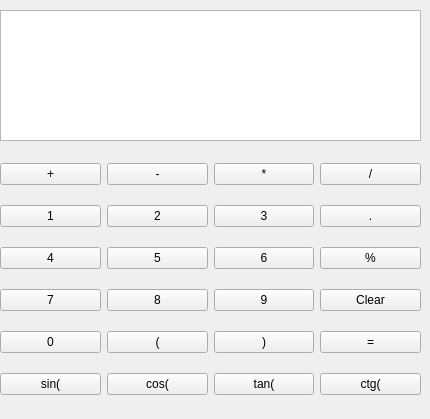
   <widget class="QWidget" name="tab">
    <attribute name="title">
     <string>Калькулятор</string>
    </attribute>
    <widget class="QTextBrowser" name="CalculatorDisplay">
     <property name="geometry">
      <rect>
       <x>0</x>
       <y>10</y>
       <width>421</width>
       <height>131</height>
      </rect>
     </property>
    </widget>
    <widget class="QWidget" name="gridLayoutWidget">
     <property name="geometry">
      <rect>
       <x>0</x>
       <y>149</y>
       <width>421</width>
       <height>261</height>
      </rect>
     </property>
     <layout class="QGridLayout" name="gridLayout_2">
      <item row="2" column="1">
       <widget class="QPushButton" name="pushButton2">
        <property name="text">
         <string>2</string>
        </property>
       </widget>
      </item>
      <item row="6" column="0">
       <widget class="QPushButton" name="pushButton0">
        <property name="text">
         <string>0</string>
        </property>
       </widget>
      </item>
      <item row="6" column="1">
       <widget class="QPushButton" name="pushButton_leftbrackets">
        <property name="text">
         <string>(</string>
        </property>
       </widget>
      </item>
      <item row="4" column="1">
       <widget class="QPushButton" name="pushButton8">
        <property name="text">
         <string>8</string>
        </property>
       </widget>
      </item>
      <item row="4" column="3">
       <widget class="QPushButton" name="pushButton_Clear">
        <property name="text">
         <string>Clear</string>
        </property>
       </widget>
      </item>
      <item row="3" column="0">
       <widget class="QPushButton" name="pushButton4">
        <property name="text">
         <string>4</string>
        </property>
       </widget>
      </item>
      <item row="4" column="2">
       <widget class="QPushButton" name="pushButton9">
        <property name="text">
         <string>9</string>
        </property>
       </widget>
      </item>
      <item row="3" column="1">
       <widget class="QPushButton" name="pushButton5">
        <property name="text">
         <string>5</string>
        </property>
       </widget>
      </item>
      <item row="7" column="1">
       <widget class="QPushButton" name="pushButton_cos">
        <property name="text">
         <string>cos(</string>
        </property>
       </widget>
      </item>
      <item row="2" column="3">
       <widget class="QPushButton" name="pushButton_dot">
        <property name="text">
         <string>.</string>
        </property>
       </widget>
      </item>
      <item row="2" column="0">
       <widget class="QPushButton" name="pushButton1">
        <property name="text">
         <string>1</string>
        </property>
       </widget>
      </item>
      <item row="0" column="0">
       <widget class="QPushButton" name="pushButton_Add">
        <property name="text">
         <string>+</string>
        </property>
       </widget>
      </item>
      <item row="0" column="2">
       <widget class="QPushButton" name="pushButton_Multiply">
        <property name="text">
         <string>*</string>
        </property>
       </widget>
      </item>
      <item row="0" column="3">
       <widget class="QPushButton" name="pushButton_div">
        <property name="text">
         <string>/</string>
        </property>
       </widget>
      </item>
      <item row="6" column="2">
       <widget class="QPushButton" name="pushButton_rightbrackets">
        <property name="text">
         <string>)</string>
        </property>
       </widget>
      </item>
      <item row="3" column="3">
       <widget class="QPushButton" name="pushButton_mod">
        <property name="text">
         <string>%</string>
        </property>
       </widget>
      </item>
      <item row="7" column="0">
       <widget class="QPushButton" name="pushButton_sin">
        <property name="text">
         <string>sin(</string>
        </property>
       </widget>
      </item>
      <item row="2" column="2">
       <widget class="QPushButton" name="pushButton3">
        <property name="text">
         <string>3</string>
        </property>
       </widget>
      </item>
      <item row="3" column="2">
       <widget class="QPushButton" name="pushButton6">
        <property name="text">
         <string>6</string>
        </property>
       </widget>
      </item>
      <item row="4" column="0">
       <widget class="QPushButton" name="pushButton7">
        <property name="text">
         <string>7</string>
        </property>
       </widget>
      </item>
      <item row="0" column="1">
       <widget class="QPushButton" name="pushButton_Minus">
        <property name="text">
         <string>-</string>
        </property>
       </widget>
      </item>
      <item row="7" column="3">
       <widget class="QPushButton" name="pushButton_ctg">
        <property name="text">
         <string>ctg(</string>
        </property>
       </widget>
      </item>
      <item row="7" column="2">
       <widget class="QPushButton" name="pushButton_tg">
        <property name="text">
         <string>tan(</string>
        </property>
       </widget>
      </item>
      <item row="6" column="3">
       <widget class="QPushButton" name="pushButton_Cal">
        <property name="styleSheet">
         <string notr="true"/>
        </property>
        <property name="text">
         <string>=</string>
        </property>
       </widget>
      </item>
     </layout>
    </widget>
   </widget>
